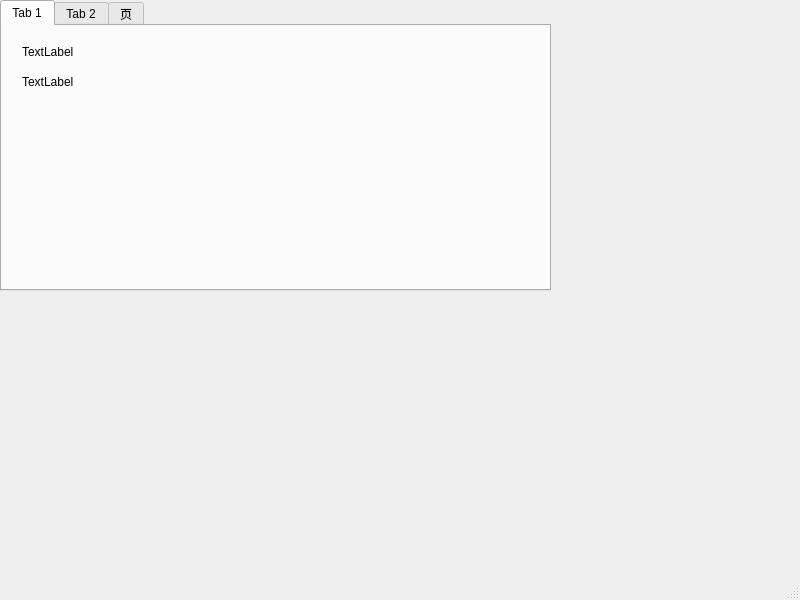
<?xml version="1.0" encoding="UTF-8"?>
<ui version="4.0">
 <class>MainWindow</class>
 <widget class="QMainWindow" name="MainWindow">
  <property name="geometry">
   <rect>
    <x>0</x>
    <y>0</y>
    <width>800</width>
    <height>600</height>
   </rect>
  </property>
  <property name="windowTitle">
   <string>MainWindow</string>
  </property>
  <widget class="QWidget" name="centralwidget">
   <widget class="QTabWidget" name="tabWidget">
    <property name="geometry">
     <rect>
      <x>0</x>
      <y>0</y>
      <width>551</width>
      <height>291</height>
     </rect>
    </property>
    <property name="currentIndex">
     <number>0</number>
    </property>
    <widget class="QWidget" name="tab">
     <attribute name="title">
      <string>Tab 1</string>
     </attribute>
     <widget class="QLabel" name="label">
      <property name="geometry">
       <rect>
        <x>20</x>
        <y>20</y>
        <width>54</width>
        <height>12</height>
       </rect>
      </property>
      <property name="text">
       <string>TextLabel</string>
      </property>
     </widget>
     <widget class="QLabel" name="label_2">
      <property name="geometry">
       <rect>
        <x>20</x>
        <y>50</y>
        <width>54</width>
        <height>12</height>
       </rect>
      </property>
      <property name="text">
       <string>TextLabel</string>
      </property>
     </widget>
    </widget>
    <widget class="QWidget" name="tab_2">
     <attribute name="title">
      <string>Tab 2</string>
     </attribute>
     <widget class="QLabel" name="label_3">
      <property name="geometry">
       <rect>
        <x>90</x>
        <y>30</y>
        <width>54</width>
        <height>12</height>
       </rect>
      </property>
      <property name="text">
       <string>TextLabel</string>
      </property>
     </widget>
     <widget class="QLabel" name="label_4">
      <property name="geometry">
       <rect>
        <x>110</x>
        <y>70</y>
        <width>54</width>
        <height>12</height>
       </rect>
      </property>
      <property name="text">
       <string>TextLabel</string>
      </property>
     </widget>
    </widget>
    <widget class="QWidget" name="tab_3">
     <attribute name="title">
      <string>页</string>
     </attribute>
     <widget class="QLabel" name="label_5">
      <property name="geometry">
       <rect>
        <x>230</x>
        <y>60</y>
        <width>54</width>
        <height>12</height>
       </rect>
      </property>
      <property name="text">
       <string>TextLabel</string>
      </property>
     </widget>
     <widget class="QLabel" name="label_6">
      <property name="geometry">
       <rect>
        <x>100</x>
        <y>110</y>
        <width>54</width>
        <height>12</height>
       </rect>
      </property>
      <property name="text">
       <string>TextLabel</string>
      </property>
     </widget>
    </widget>
   </widget>
  </widget>
  <widget class="QMenuBar" name="menubar">
   <property name="geometry">
    <rect>
     <x>0</x>
     <y>0</y>
     <width>800</width>
     <height>23</height>
    </rect>
   </property>
  </widget>
  <widget class="QStatusBar" name="statusbar"/>
 </widget>
 <resources/>
 <connections/>
</ui>
